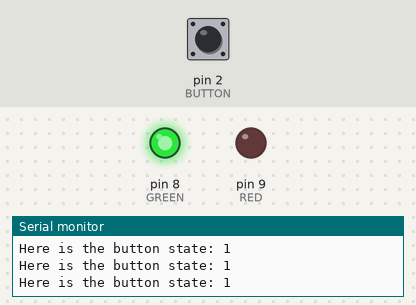
This sketch was run on a simulated Arduino Uno, built with avr-gcc and run on an emulated ATmega328P. On the bench: output pins drawn as LEDs (lit = HIGH), the last lines printed to the serial monitor. The inputs (shaded band) are chosen by the test bench; at power-on: pin 2 (BUTTON) HIGH.

Above: at 2.5 s.
2.9 s: pin 2 (BUTTON) pulled LOW for 1.2 s
At 4.0 s:
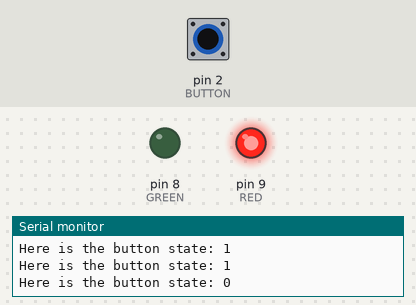
6.4 s: pin 2 (BUTTON) pulled LOW for 3.2 s
At 7.3 s:
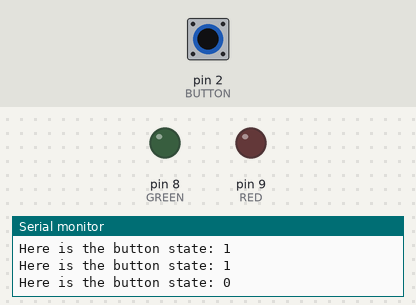
Timing chart, 0 to 17.1 s (numbered marks = the images above; inputs shaded):
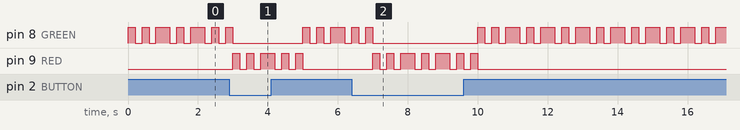

Measured:
- after the input at 2.9 s, pin 9 (RED): LOW → HIGH after 0.10 s, → LOW 0.20 s later, → HIGH 0.20 s later, → LOW 0.20 s later, … (10 changes in this stretch)
- after the input at 6.4 s, pin 9 (RED): LOW → HIGH after 0.60 s, then repeats every 1.0 s: LOW 0.20 s, HIGH 0.20 s, LOW 0.20 s, HIGH 0.40 s

The sketch:

button_press_events.ino
```cpp
const int BUTTON = 2;
const int GREEN = 8;
const int RED = 9;

void setup() {
  pinMode(BUTTON, INPUT_PULLUP);
  pinMode(GREEN, OUTPUT);
  pinMode(RED, OUTPUT);

  Serial.begin(9600);
}

void loop() {
  // Read button state once
  int buttonState = digitalRead(BUTTON);

  // Log in Serial Monitor
  Serial.print("Here is the button state: ");
  Serial.println(buttonState);

  if (buttonState == LOW) {
    // BUTTON PRESSED → RED BLINKS

    digitalWrite(GREEN, LOW);

    digitalWrite(RED, HIGH);
    delay(200);
    digitalWrite(RED, LOW);
    delay(200);

    digitalWrite(RED, HIGH);
    delay(200);
    digitalWrite(RED, LOW);
    delay(200);

    digitalWrite(RED, HIGH);
    delay(200);
    digitalWrite(RED, LOW);

  } else {
    // BUTTON RELEASED → GREEN BLINKS

    digitalWrite(RED, LOW);

    digitalWrite(GREEN, HIGH);
    delay(200);
    digitalWrite(GREEN, LOW);
    delay(200);

    digitalWrite(GREEN, HIGH);
    delay(200);
    digitalWrite(GREEN, LOW);
    delay(200);

    digitalWrite(GREEN, HIGH);
    delay(200);
    digitalWrite(GREEN, LOW);
  }
}
```
